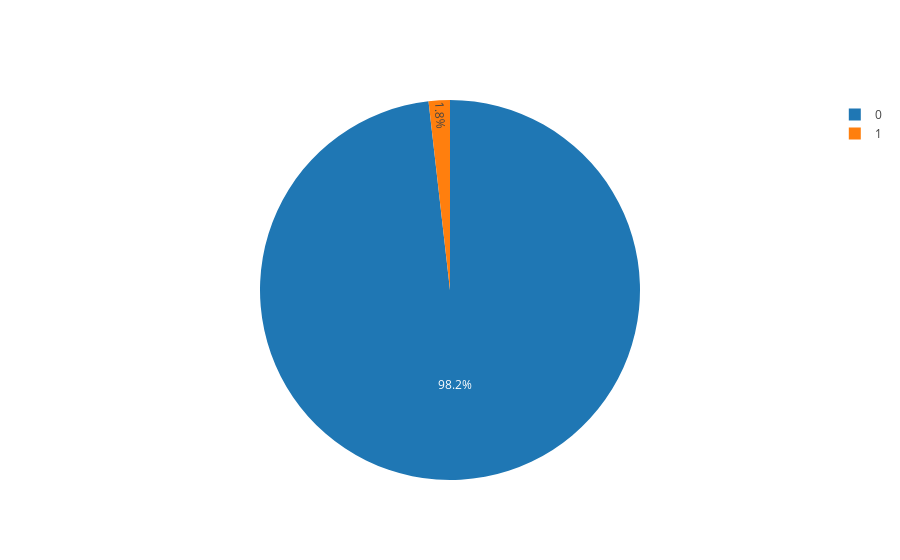

Notebook code for this chart:
### Code cell
def PlotPie(df, nameOfFeature):
    labels = [str(df[nameOfFeature].unique()[i]) for i in range(df[nameOfFeature].nunique())]
    values = [df[nameOfFeature].value_counts()[i] for i in range(df[nameOfFeature].nunique())]

    trace=go.Pie(labels=labels,values=values)

    py.iplot([trace])

PlotPie(train,'stroke')

### Figure 1 — Plotly figure (JSON) as saved in the notebook; plotly's stock layout.template omitted (floating-point values rounded to 4 significant figures)
{"data": [{"labels": ["0", "1"], "type": "pie", "values": [42617, 783]}], "layout": {}}
